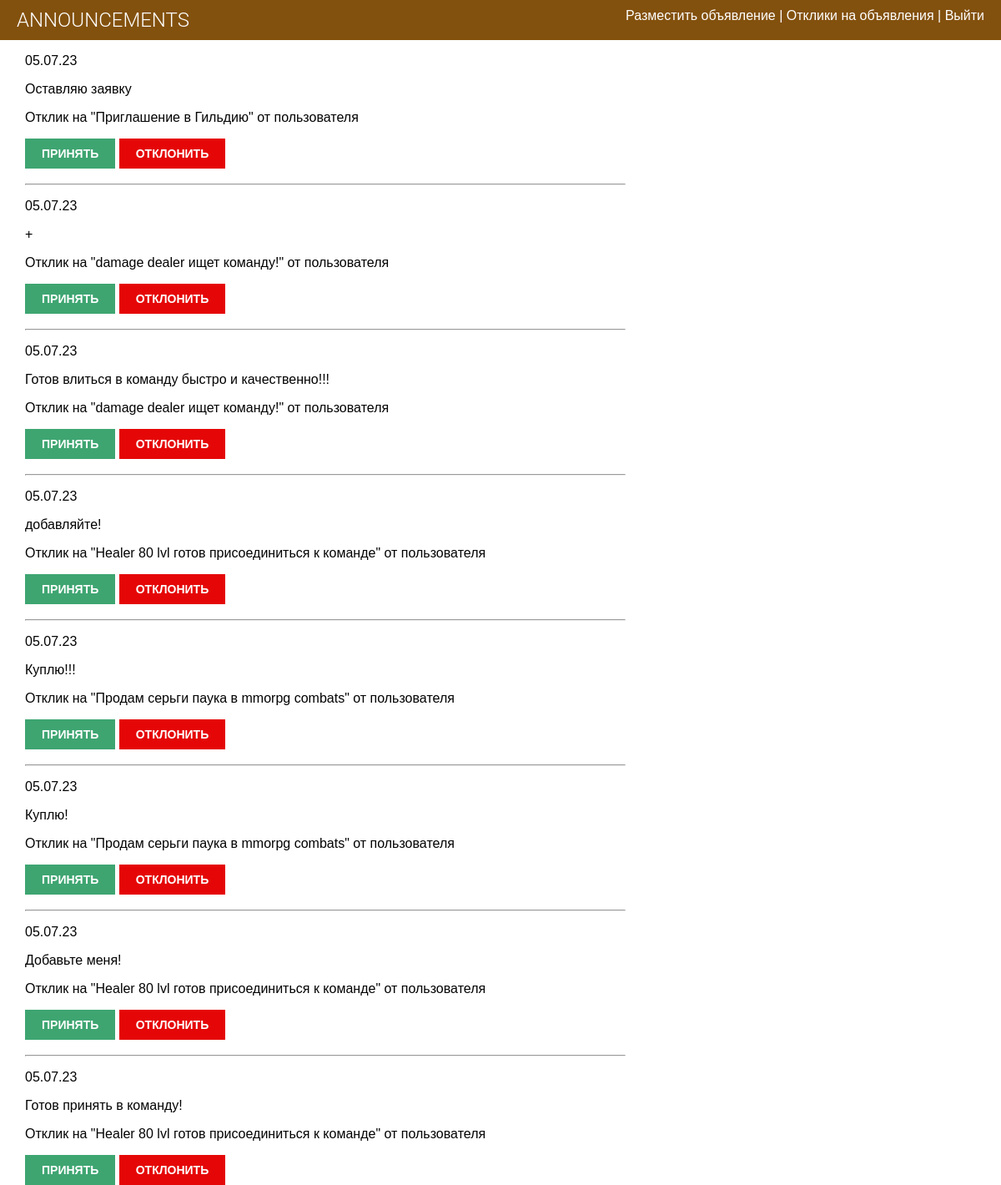
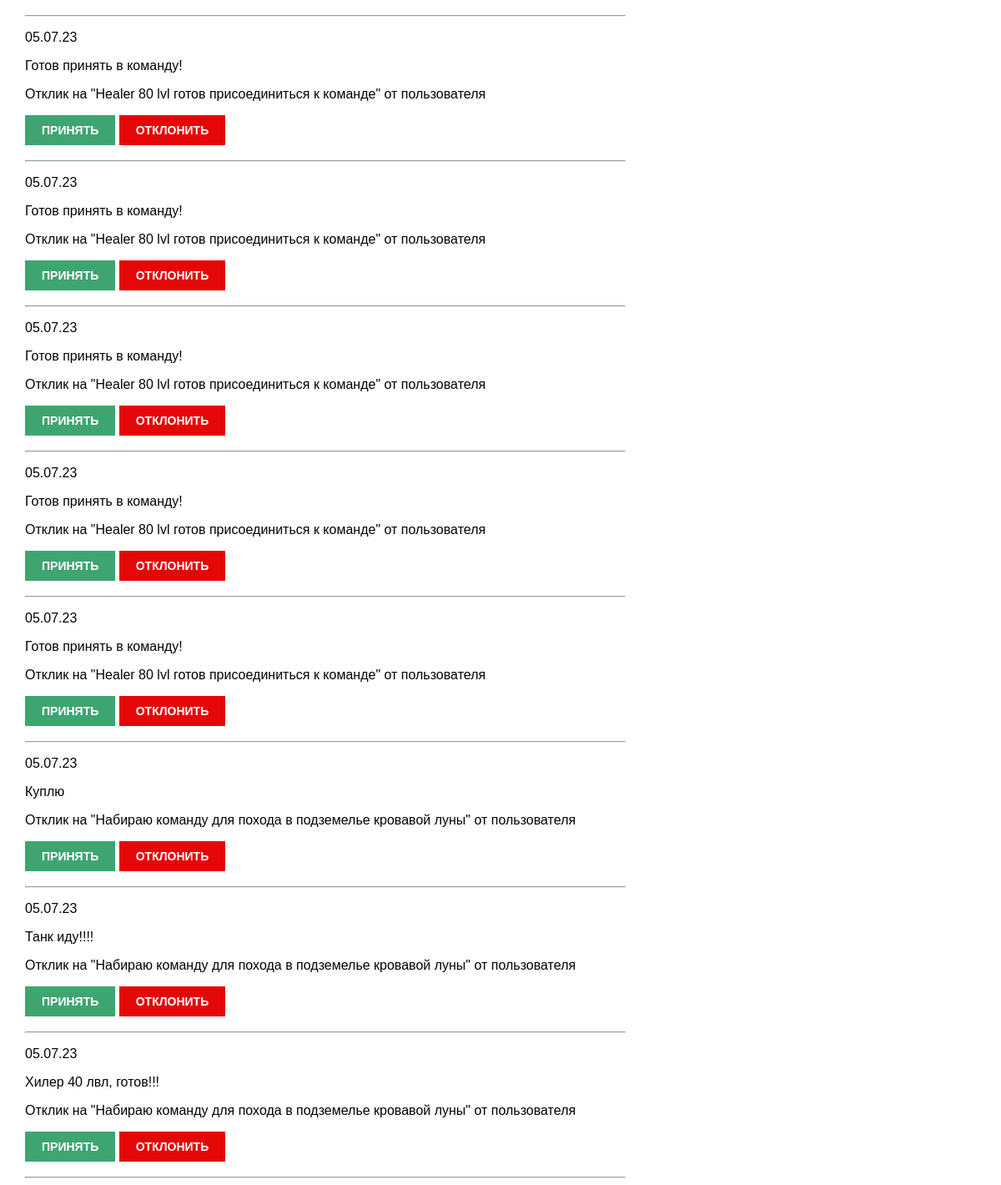
The page /comments/ (signed in) on the database its author committed (2 pictures, top to bottom).
### board/models.py (models this page shows, shortened)
class Comment(models.Model):
    announcement = models.ForeignKey(Announcement, on_delete=models.CASCADE, related_name='comments')
    name = models.CharField(max_length=80, verbose_name='Имя')
    email = models.EmailField()
    text = models.TextField(verbose_name="Отклик")
    created = models.DateTimeField(auto_now_add=True)
    updated = models.DateTimeField(auto_now=True)
    active = models.BooleanField(default=False)
    class Meta:
        ordering = ['-created']
        indexes = [models.Index(fields=['-created'])]

class Announcement(models.Model):
    title = models.CharField(max_length=250)
    author = models.ForeignKey(User, on_delete=models.CASCADE, related_name='person')
    text = models.TextField()
    image = models.ImageField(blank=True, upload_to='images/%Y/%m/%d/')
    url = models.URLField(blank=True)
    publish = models.DateTimeField(default=timezone.now)
    created = models.DateTimeField(auto_now_add=True)
    updated = models.DateTimeField(auto_now=True)
    category = models.ForeignKey('Category', on_delete=models.PROTECT, null=True, verbose_name='Категория',
                                 related_name='cats')
    class Meta:
        ordering = ['-publish']
        indexes = [models.Index(fields=['-publish'])]

### board/views.py (the view)
# urls.py: path('comments/', CommentList.as_view(), name="comment_list"),
class CommentList(LoginRequiredMixin, ListView):
    model = Comment
    template_name = 'announcement/comment_list.html'
    context_object_name = 'comment_list'
    ordering = '-created'
    def get_queryset(self):
        queryset = Comment.objects.filter(announcement__author=self.request.user)
        return queryset

### board/templates/announcement/comment_list.html
{% extends 'default.html' %}
{% block content %}
{% if comment_list %}
    {% for c in comment_list %}
        {% if c.status == True or c.status is None %}
            <p>{{ c.created|date:'d.m.y' }}</p>
            <p>{{ c.text }}</p>
            <p>Отклик на "{{ c.announcement.title }}" от пользователя {{ c.user }}</p>
                {% if c.status == True %}
                    <p>{{ c.text }}</p>
                {% else %}
                    <a href="{% url 'board:accept' pk=c.pk %}"><input type="submit" value="Принять" />
                    <a href="{% url 'board:deny' pk=c.pk %}"><input type="reset" value="Отклонить" />
                {% endif %}
            <hr>
        {% endif %}
    {% endfor %}
{% else %}
    Откликов нет
{% endif %}
{% endblock content %}

### board/static/style.css (style rules this page uses)
body { margin:0; padding:0; font-family:helvetica, sans-serif; background-color: rgb(255, 255, 255); }
a { color: rgb(9, 96, 33); text-decoration:none; }
p { color: #030303; }
input, textarea { clear:both; float:left; margin:0 0 10px; background: #e1dbdb; border:0; padding:6px 10px; font-size:12px; }
input[type=submit] { font-weight:bold; background: rgba(11, 141, 76, 0.79); color:#fff; padding:10px 20px; font-size:14px; text-transform:uppercase; float: inherit; }
input[type=reset] { font-weight:bold; background: rgb(229, 7, 7); color:#fff; padding:10px 20px; font-size:14px; text-transform:uppercase; float: inherit; }

### rows shown on the page
Comment: created "05.07.23", text "Оставляю заявку", announcement "Приглашение в Гильдию"
Comment: created "05.07.23", text "+", announcement "damage dealer ищет команду!"
Comment: created "05.07.23", text "Готов влиться в команду быстро и качественно!!!", announcement "damage dealer ищет команду!"
Comment: created "05.07.23", text "добавляйте!", announcement "Healer 80 lvl готов присоединиться к команде"
Comment: created "05.07.23", text "Куплю!!!", announcement "Продам серьги паука в mmorpg combats"
Comment: created "05.07.23", text "Куплю!", announcement "Продам серьги паука в mmorpg combats"
Comment: created "05.07.23", text "Добавьте меня!", announcement "Healer 80 lvl готов присоединиться к команде"
Comment: created "05.07.23", text "Готов принять в команду!", announcement "Healer 80 lvl готов присоединиться к команде"
Comment: created "05.07.23", text "Готов принять в команду!", announcement "Healer 80 lvl готов присоединиться к команде"
Comment: created "05.07.23", text "Готов принять в команду!", announcement "Healer 80 lvl готов присоединиться к команде"
Comment: created "05.07.23", text "Готов принять в команду!", announcement "Healer 80 lvl готов присоединиться к команде"
Comment: created "05.07.23", text "Готов принять в команду!", announcement "Healer 80 lvl готов присоединиться к команде"
Comment: created "05.07.23", text "Готов принять в команду!", announcement "Healer 80 lvl готов присоединиться к команде"
Comment: created "05.07.23", text "Куплю", announcement "Набираю команду для похода в подземелье кровавой луны"
Comment: created "05.07.23", text "Танк иду!!!!", announcement "Набираю команду для похода в подземелье кровавой луны"
Comment: created "05.07.23", text "Хилер 40 лвл, готов!!!", announcement "Набираю команду для похода в подземелье кровавой луны"
